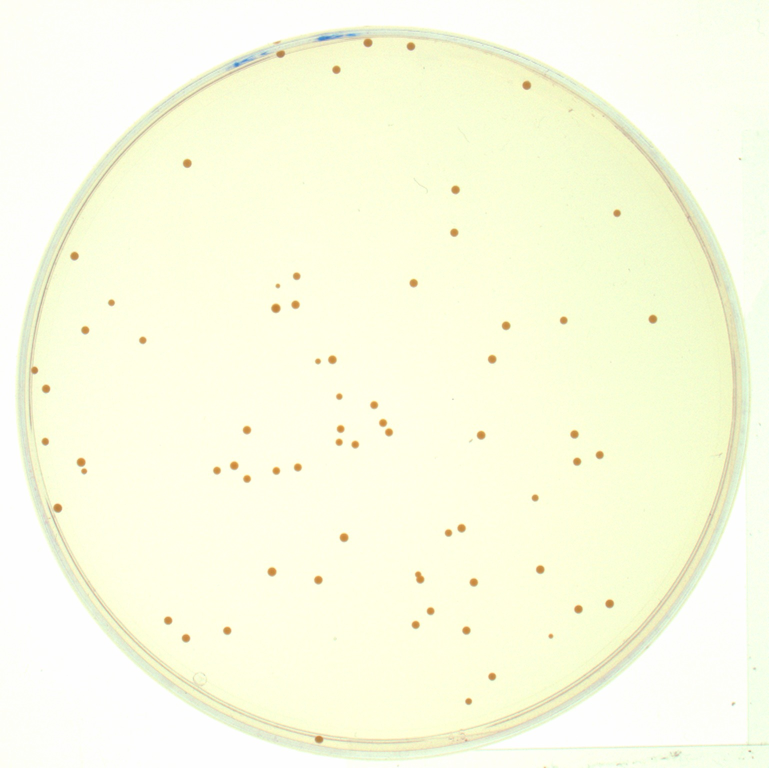
#> input picture particle-size/plosPicHQ/q120404-01.jpg, 1538 x 1536 px (shown at 1/2 size)
$ python microscopeSlide.py
#> lines starting #> are read from the running program, lines starting #| are printed output that depends on the picture; after the words box and inside, x2 and y2 are one past the last pixel; in counts of white or black regions, pixels touching at a corner belong together
# -*- coding: utf-8 -*-
"""
Created on Fri Jan 12 16:55:00 2018

@author: Amirber

Use openCV and skimage to analyze microscope slide showing particles.
image source and previous work from:
    https://publiclab.org/notes/mathew/09-03-2015/opt

Parts are adapted from: https://peerj.com/articles/453/
"""
from cv2 import imread, morphologyEx
from skimage import data, io, filters, feature
import numpy as np
import matplotlib.pyplot as plt
# Label image regions.
from skimage.measure import regionprops
import matplotlib.patches as mpatches
from skimage.morphology import label

imgPath = './plosPicHQ/q120404-01.jpg'
# Insert a um to pixel conversion ratio
um2pxratio = 1
image = imread(imgPath,0)# data.coins()  # or any NumPy array!
#> image: shape (1536, 1538); min 112, max 255, mean 248.8
#remove the 2 um scake
image = image[:800,:]
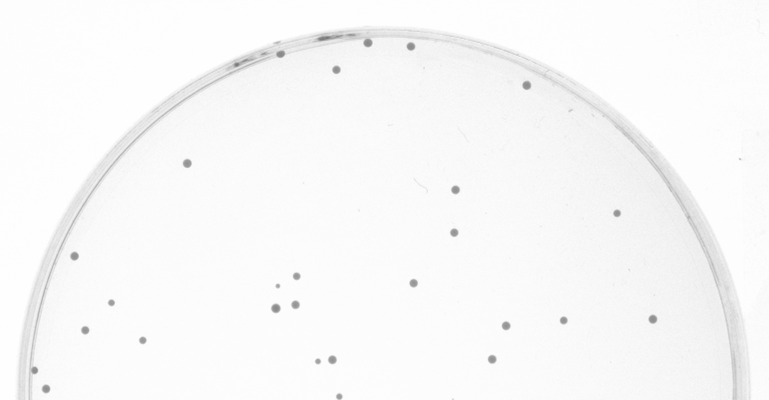
#> image: shape (800, 1538) (shown at 1/2 size); min 112, max 255, mean 248.4
#Whoe image
io.imshow(image)

#Show histogram
values, bins = np.histogram(image,
                            bins=np.arange(256))
#> values = 255 values, max 211456 at index 252, min 0 at index 0, mean 4825.1; bins = 256 values from 0 to 255
plt.figure()
plt.plot(bins[:-1], values)
plt.title("Image Histogram")
plt.show()
#> figure, not shown here; curve peaks at x = 252, y = 211456

#Calculate Soble edges
edges_sob = filters.sobel(image)
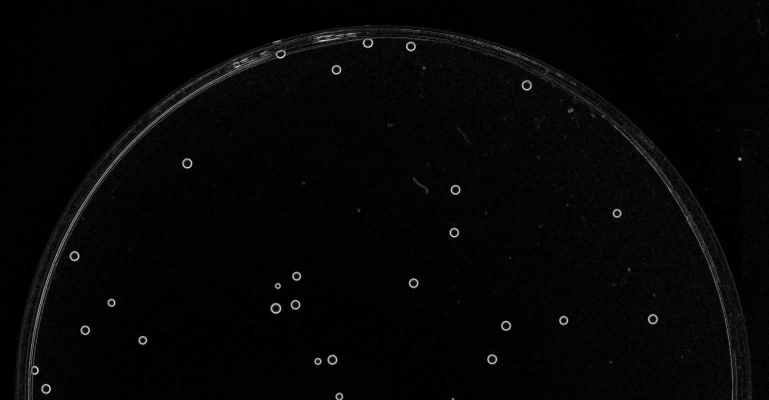
#> edges_sob: shape (800, 1538) float64 (shown at 1/2 size); min 0, max 0.211, mean 0.00489; drawn with min black and max white
io.imshow(edges_sob)

#Show histogram of non-sero Sobel edges
values, bins = np.histogram(np.nonzero(edges_sob) ,
                            bins=np.arange(1000))
#> values = 999 values, max 2143 at index 400, min 636 at index 883, mean 1620.2; bins = 1000 values from 0 to 999
plt.figure()
plt.plot(bins[:-1], values)
plt.title("Use Histogram to select thresholding value")

#Using a threshold to binarize the images, condider replacing with an adaptice
# criteria. raing the TH to 0.03 will remove the two tuching particles but will
#cause larger oarticles to split.
edges_sob_filtered = np.where(edges_sob>0.01,255,0)
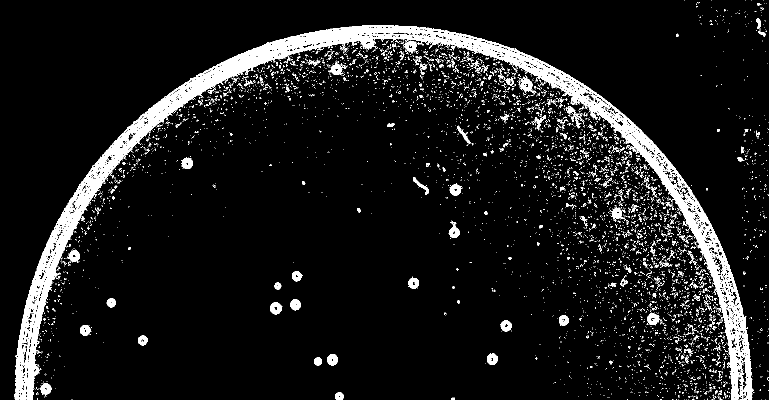
#> edges_sob_filtered: shape (800, 1538) int64 (shown at 1/2 size); 7.8% white; 6430 white regions (6231 under 20 px), largest, box (x1, y1, x2, y2) and area: (28, 50, 1507, 800) 63181, (1037, 154, 1069, 187) 473, (806, 82, 838, 108) 406
io.imshow(edges_sob_filtered)


#Use lable on binnary Sobel edges to find shapes
label_image = label(edges_sob_filtered)
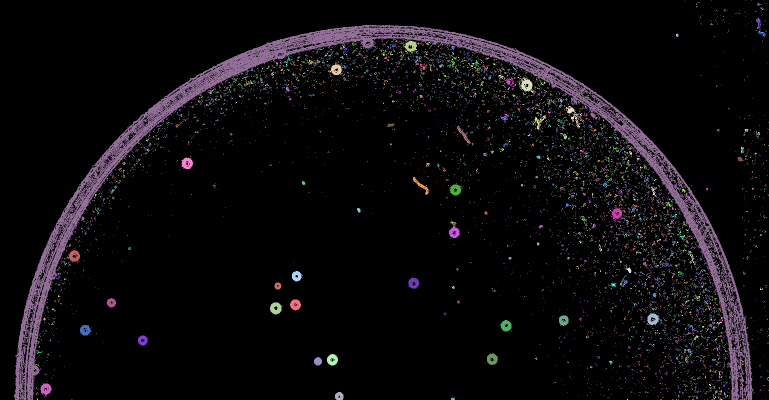
#> label_image: shape (800, 1538) int64 (shown at 1/2 size); 6431 distinct labels, from 0 to 6430; one colour per label, 0 black
fig,ax = plt.subplots(1,figsize=(20,10))
ax.imshow(image, cmap=plt.cm.gray)
ax.set_title('Labeled items', fontsize=24)
ax.axis('off')

#Do not plot regions smaller thn 5 pixels on each axis
sizeTh=4

for region in regionprops(label_image):
    # Draw rectangle around segmented coins.
    minr, minc, maxr, maxc = region.bbox
    rect = mpatches.Rectangle((minc, minr),
                              maxc - minc,
                              maxr - minr,
                              fill=False,
                              edgecolor='red',
                              linewidth=2)
    ax.add_patch(rect)
#> this loop made 6430 passes
#> (minr, minc, maxr, maxc) on passes 1 to 3: (0, 1369, 1, 1370), (0, 1502, 1, 1503), (0, 1526, 1, 1527)

#Sort all found shapes by region size
sortRegions = [[(region.bbox[2]-region.bbox[0]) * (region.bbox[3] - region.bbox[1]),region.bbox]
                for region in regionprops(label_image) if
                ((region.bbox[2]-region.bbox[0])>sizeTh and (region.bbox[3] - region.bbox[1])>sizeTh)]
#> sortRegions = 372 items
sortRegions = sorted(sortRegions, reverse=True)

#Check particle sizes distribution
particleSize = [size[0] for size in sortRegions]
#> particleSize = 372 values, max 1109250 at index 0, min 25 at index 321, mean 3081.8

#Show histogram of non-sero Sobel edges
plt.figure()
plt.plot(np.multiply(np.power(um2pxratio,2), particleSize),linewidth=2)
plt.xlabel('Particle count',fontsize=14)
plt.ylabel('Particle area',fontsize=14)
plt.title("Particle area distribution",fontsize=16)
#Show 5 largest regions location, image and edge
for region in sortRegions[:5]:
    # Draw rectangle around segmented coins.
    minr, minc, maxr, maxc = region[1]
    fig, ax = plt.subplots(1,3,figsize=(15,6))
    ax[0].imshow(image, cmap=plt.cm.gray)
    ax[0].set_title('full frame', fontsize=16)
    ax[0].axis('off')
    rect = mpatches.Rectangle((minc, minr),
                          maxc - minc,
                          maxr - minr,
                          fill=False,
                          edgecolor='red',
                          linewidth=2)
    ax[0].add_patch(rect)

    ax[1].imshow(image[minr:maxr,minc:maxc],cmap='gray')
    ax[1].set_title('Zoom view', fontsize=16)
    ax[1].axis("off")
    ax[1].plot([0.1*(maxc - minc), 0.3*(maxc - minc)],
             [0.9*(maxr - minr),0.9*(maxr - minr)],'r')
    ax[1].text(0.15*(maxc - minc), 0.87*(maxr - minr),
          str(round(0.2*(maxc - minc)*um2pxratio,1))+'um',
          color='red', fontsize=12, horizontalalignment='center')

    ax[2].imshow(edges_sob_filtered[minr:maxr,minc:maxc],cmap='gray')
    ax[2].set_title('Edge view', fontsize=16)
    ax[2].axis("off")
    plt.show()
#> this loop made 5 passes
#> (region, minr, minc, maxr, maxc) on passes 1 to 5: ([1109250, (50, 28, 800, 1507)], 50, 28, 800, 1507), ([1485, (212, 1131, 257, 1164)], 212, 1131, 257, 1164), ([1116, (354, 826, 390, 857)], 354, 826, 390, 857), ([1056, (154, 1037, 187, 1069)], 154, 1037, 187, 1069), ([999, (251, 914, 288, 941)], 251, 914, 288, 941)
#> pass 1, `plt.show()`:
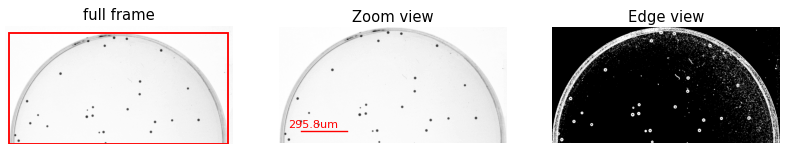
#> figure drawn by matplotlib, 3 panels

#Show 5 smallest regions location, image and edge
for region in sortRegions[-5:]:
    # Draw rectangle around segmented coins.
    minr, minc, maxr, maxc = region[1]
    fig, ax = plt.subplots(1,3,figsize=(15,6))
    ax[0].imshow(image, cmap=plt.cm.gray)
    ax[0].set_title('full frame', fontsize=16)
    ax[0].axis('off')
    rect = mpatches.Rectangle((minc, minr),
                          maxc - minc,
                          maxr - minr,
                          fill=False,
                          edgecolor='red',
                          linewidth=2)
    ax[0].add_patch(rect)

    ax[1].imshow(image[minr:maxr,minc:maxc],cmap='gray')
    ax[1].set_title('Zoom view', fontsize=16)
    ax[1].axis("off")
    ax[1].plot([0.1*(maxc - minc), 0.3*(maxc - minc)],
             [0.9*(maxr - minr),0.9*(maxr - minr)],'r')
    ax[1].text(0.15*(maxc - minc), 0.87*(maxr - minr),
          str(round(0.2*(maxc - minc)*um2pxratio,1))+'um',
          color='red', fontsize=12, horizontalalignment='center')

    ax[2].imshow(edges_sob_filtered[minr:maxr,minc:maxc],cmap='gray')
    ax[2].set_title('Edge view', fontsize=16)
    ax[2].axis("off")
    plt.show()
#> this loop made 5 passes
#> (region, minr, minc, maxr, maxc) on passes 1 to 5: ([25, (107, 765, 112, 770)], 107, 765, 112, 770), ([25, (102, 849, 107, 854)], 102, 849, 107, 854), ([25, (102, 664, 107, 669)], 102, 664, 107, 669), ([25, (94, 680, 99, 685)], 94, 680, 99, 685), ([25, (91, 686, 96, 691)], 91, 686, 96, 691)
#> pass 1, `plt.show()`:
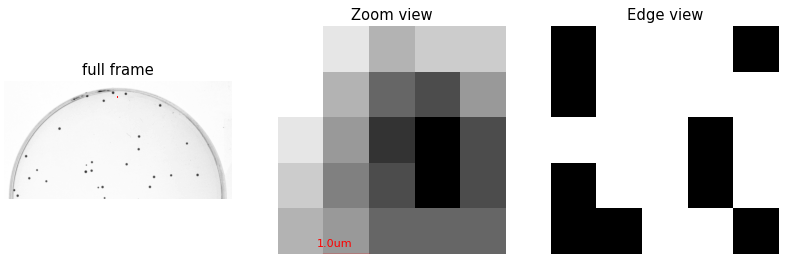
#> figure drawn by matplotlib, 3 panels
#> pass 2, `plt.show()`:
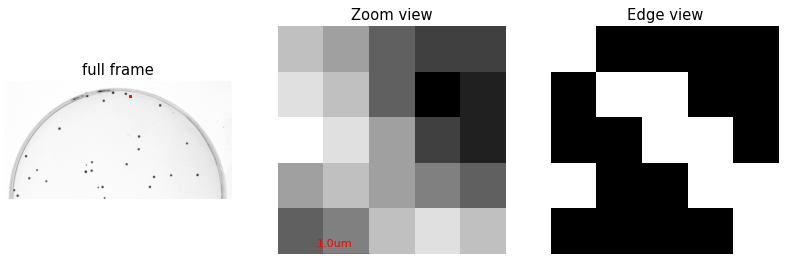
#> figure drawn by matplotlib, 3 panels

#Add fractal dimension estimation https://github.com/scikit-image/scikit-image/issues/1730

$ run again, with particle-size/plosPicHQ/q120404-02.jpg copied over particle-size/plosPicHQ/q120404-01.jpg
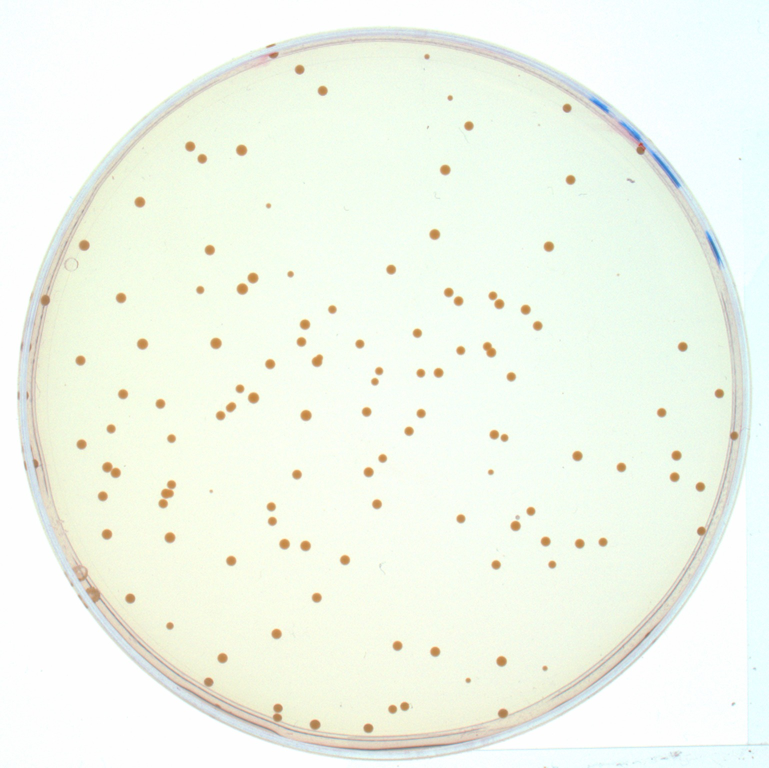
#> input picture particle-size/plosPicHQ/q120404-02.jpg, 1538 x 1536 px (shown at 1/2 size)
#> `values, bins = np.histogram(image, bins=np.arange(256))`: values = 255 values, max 158226 at index 254, min 0 at index 0, mean 4825.1; bins = 256 values from 0 to 255
#> `values, bins = np.histogram(np.nonzero(edges_sob) , bins=np.arange(100..`: values = 999 values, max 2290 at index 775, min 744 at index 891, mean 1836.8; bins = 1000 values from 0 to 999
#> edges_sob_filtered: shape (800, 1538) int64; 12.4% white; 14192 white regions (13834 under 20 px), largest, box (x1, y1, x2, y2) and area: (32, 50, 1509, 800) 76560, (883, 573, 930, 615) 901, (975, 580, 1012, 622) 848
#> `label_image = label(edges_sob_filtered)`:
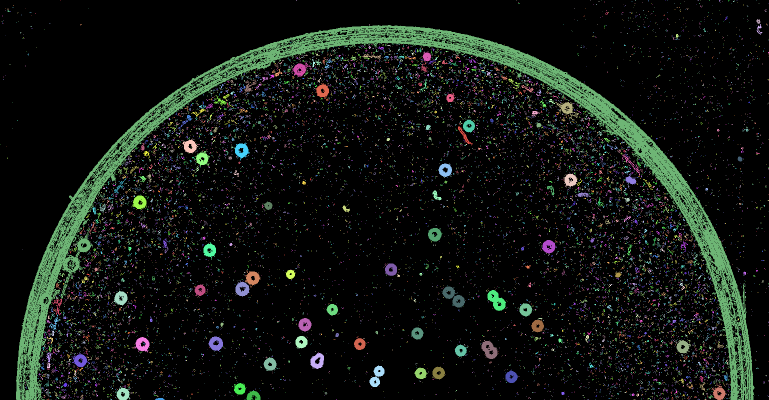
#> label_image: shape (800, 1538) int64 (shown at 1/2 size); 14193 distinct labels, from 0 to 14192; one colour per label, 0 black
#> the loop `for region in regionprops(label_image):` made 14192 passes
#> (minr, minc, maxr, maxc) on passes 1 to 3: (0, 121, 1, 122), (0, 593, 2, 594), (0, 1033, 1, 1034)
#> sortRegions = 702 items
#> particleSize = 702 values, max 1107750 at index 0, min 25 at index 625, mean 1701.9
#> the loop `for region in sortRegions[:5]:` made 5 passes
#> (region, minr, minc, maxr, maxc) on passes 1 to 5: ([1107750, (50, 32, 800, 1509)], 50, 32, 800, 1509), ([1974, (573, 883, 615, 930)], 573, 883, 615, 930), ([1776, (204, 1110, 241, 1158)], 204, 1110, 241, 1158), ([1628, (308, 1244, 352, 1281)], 308, 1244, 352, 1281), ([1554, (580, 975, 622, 1012)], 580, 975, 622, 1012)
#> the loop `for region in sortRegions[-5:]:` made 5 passes
#> (region, minr, minc, maxr, maxc) on passes 1 to 5: ([25, (127, 568, 132, 573)], 127, 568, 132, 573), ([25, (105, 823, 110, 828)], 105, 823, 110, 828), ([25, (99, 666, 104, 671)], 99, 666, 104, 671), ([25, (98, 795, 103, 800)], 98, 795, 103, 800), ([25, (95, 804, 100, 809)], 95, 804, 100, 809)
#> pass 2, `plt.show()`:
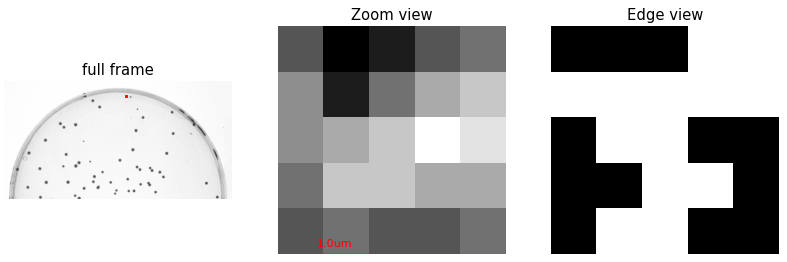
#> figure drawn by matplotlib, 3 panels

$ run again, with particle-size/plosPicHQ/q120404-03.jpg copied over particle-size/plosPicHQ/q120404-01.jpg
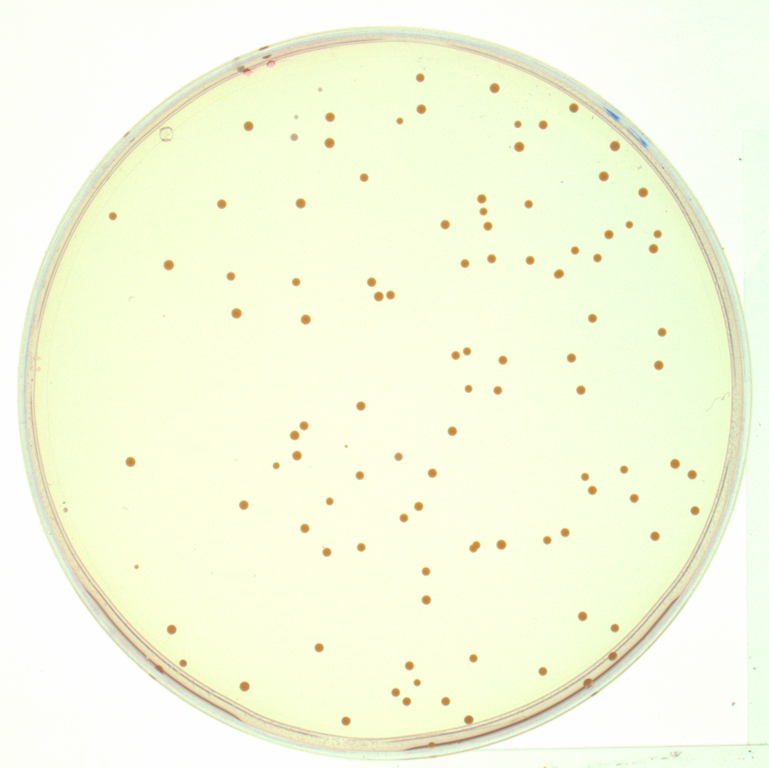
#> input picture particle-size/plosPicHQ/q120404-03.jpg, 1538 x 1536 px (shown at 1/2 size)
#> `values, bins = np.histogram(image, bins=np.arange(256))`: values = 255 values, max 146909 at index 249, min 0 at index 0, mean 4825.1; bins = 256 values from 0 to 255
#> `values, bins = np.histogram(np.nonzero(edges_sob) , bins=np.arange(100..`: values = 999 values, max 2316 at index 608, min 742 at index 867, mean 1846.3; bins = 1000 values from 0 to 999
#> edges_sob_filtered: shape (800, 1538) int64; 10.1% white; 6971 white regions (6779 under 20 px), largest, box (x1, y1, x2, y2) and area: (32, 48, 1509, 800) 81101, (744, 579, 792, 605) 803, (1017, 281, 1052, 307) 558
#> `label_image = label(edges_sob_filtered)`:
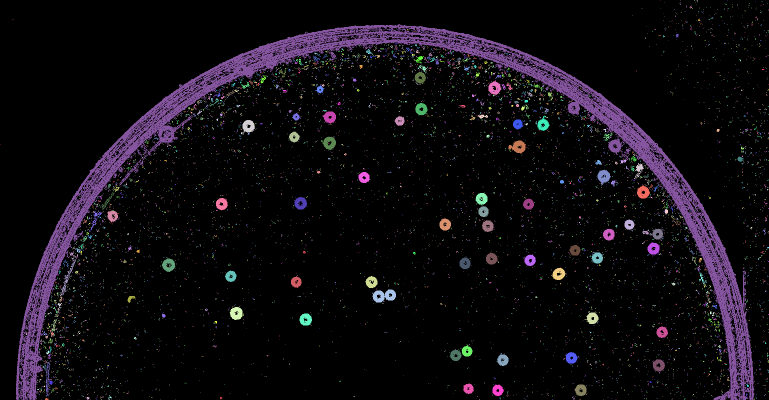
#> label_image: shape (800, 1538) int64 (shown at 1/2 size); 6972 distinct labels, from 0 to 6971; one colour per label, 0 black
#> the loop `for region in regionprops(label_image):` made 6971 passes
#> (minr, minc, maxr, maxc) on passes 1 to 3: (0, 1321, 1, 1322), (0, 1393, 1, 1394), (0, 1395, 4, 1396)
#> sortRegions = 295 items
#> particleSize = 295 values, max 1110704 at index 0, min 25 at index 269, mean 3941.4
#> the loop `for region in sortRegions[:5]:` made 5 passes
#> (region, minr, minc, maxr, maxc) on passes 1 to 5: ([1110704, (48, 32, 800, 1509)], 48, 32, 800, 1509), ([2400, (518, 120, 593, 152)], 518, 120, 593, 152), ([1248, (579, 744, 605, 792)], 579, 744, 605, 792), ([1050, (422, 179, 464, 204)], 422, 179, 464, 204), ([962, (384, 203, 421, 229)], 384, 203, 421, 229)
#> the loop `for region in sortRegions[-5:]:` made 5 passes
#> (region, minr, minc, maxr, maxc) on passes 1 to 5: ([25, (168, 644, 173, 649)], 168, 644, 173, 649), ([25, (123, 590, 128, 595)], 123, 590, 128, 595), ([25, (94, 774, 99, 779)], 94, 774, 99, 779), ([25, (37, 1396, 42, 1401)], 37, 1396, 42, 1401), ([25, (12, 1379, 17, 1384)], 12, 1379, 17, 1384)
#> pass 2, `plt.show()`:
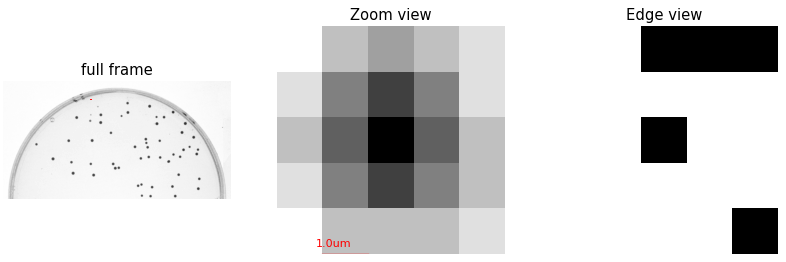
#> figure drawn by matplotlib, 3 panels

$ run again, with particle-size/plosPicHQ/q120404-04.jpg copied over particle-size/plosPicHQ/q120404-01.jpg
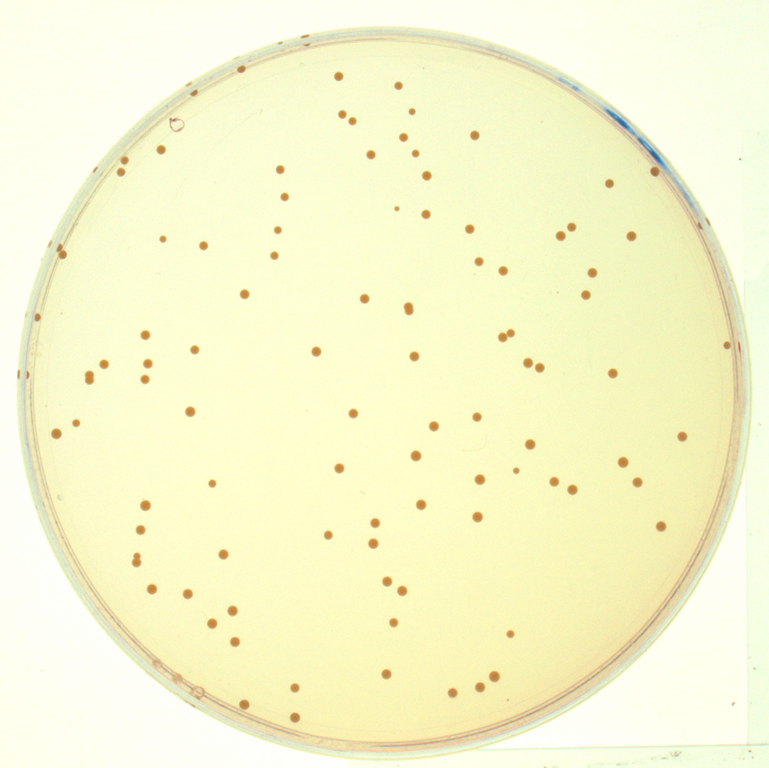
#> input picture particle-size/plosPicHQ/q120404-04.jpg, 1538 x 1536 px (shown at 1/2 size)
#> `values, bins = np.histogram(image, bins=np.arange(256))`: values = 255 values, max 212829 at index 253, min 0 at index 0, mean 4825.1; bins = 256 values from 0 to 255
#> `values, bins = np.histogram(np.nonzero(edges_sob) , bins=np.arange(100..`: values = 999 values, max 2278 at index 767, min 720 at index 986, mean 1700.1; bins = 1000 values from 0 to 999
#> edges_sob_filtered: shape (800, 1538) int64; 12.1% white; 15325 white regions (14953 under 20 px), largest, box (x1, y1, x2, y2) and area: (31, 50, 1508, 800) 72728, (1043, 711, 1092, 751) 971, (990, 653, 1032, 688) 817
#> label_image: shape (800, 1538) int64; 15326 distinct labels, from 0 to 15325
#> the loop `for region in regionprops(label_image):` made 15325 passes
#> (minr, minc, maxr, maxc) on passes 1 to 3: (0, 1474, 3, 1477), (0, 1479, 1, 1480), (0, 1481, 1, 1482)
#> sortRegions = 797 items
#> particleSize = 797 values, max 1107750 at index 0, min 25 at index 705, mean 1493
#> the loop `for region in sortRegions[:5]:` made 5 passes
#> (region, minr, minc, maxr, maxc) on passes 1 to 5: ([1107750, (50, 31, 800, 1508)], 50, 31, 800, 1508), ([1960, (711, 1043, 751, 1092)], 711, 1043, 751, 1092), ([1634, (216, 674, 254, 717)], 216, 674, 254, 717), ([1470, (653, 990, 688, 1032)], 653, 990, 688, 1032), ([1110, (738, 165, 775, 195)], 738, 165, 775, 195)
#> the loop `for region in sortRegions[-5:]:` made 5 passes
#> (region, minr, minc, maxr, maxc) on passes 1 to 5: ([25, (190, 737, 195, 742)], 190, 737, 195, 742), ([25, (184, 1017, 189, 1022)], 184, 1017, 189, 1022), ([25, (145, 842, 150, 847)], 145, 842, 150, 847), ([25, (93, 807, 98, 812)], 93, 807, 98, 812), ([25, (27, 24, 32, 29)], 27, 24, 32, 29)
#> pass 2, `plt.show()`:
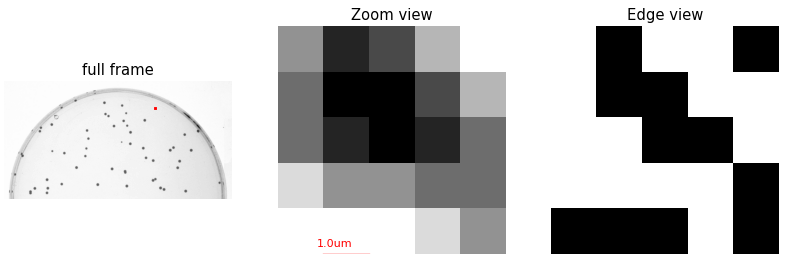
#> figure drawn by matplotlib, 3 panels
